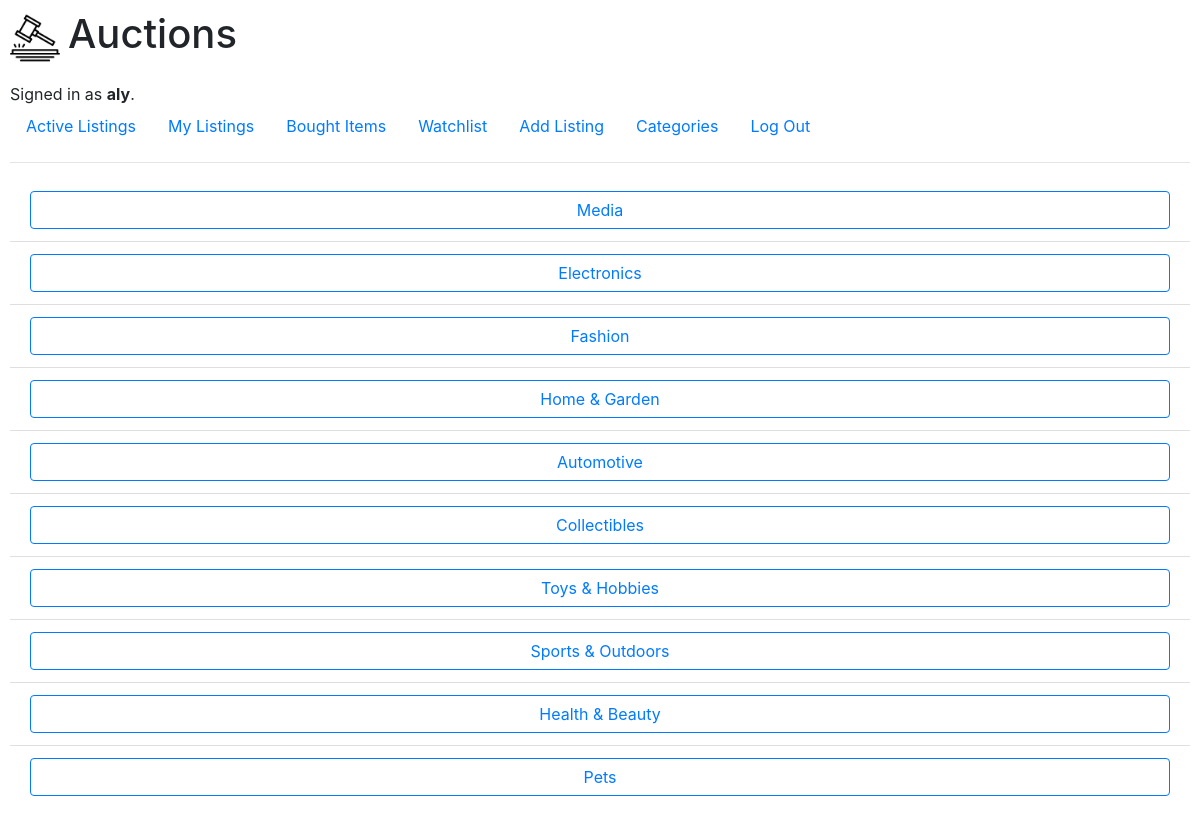
Page /categories/ (signed in) on the committed database.
### auctions/models.py (models this page shows, shortened)
class User(AbstractUser):
    pass

class Category(models.Model):
    name = models.CharField(max_length=64)

### auctions/views.py (the view)
def categories(request):
    categories = Category.objects.all()
    return render(request, "auctions/categories.html", {"categories": categories})

### auctions/templates/auctions/categories.html
{% extends "auctions/layout.html" %}
{% block body %}
<ul class="list-group list-group-flush">
    {% for category in categories %}
    <li class="list-group-item d-flex justify-content-center align-items-center">
        <a href="{% url 'category_listing' category.id %}" class="btn btn-outline-primary w-100">{{category.name}}</a>
    </li>
    {% endfor %}
</ul>
{% endblock %}

### auctions/templates/auctions/layout.html (shortened to what this page needs)
{% load static %}
<!DOCTYPE html>
<html lang="en">
<head>
    <link rel="stylesheet" href="https://stackpath.bootstrapcdn.com/bootstrap/4.4.1/css/bootstrap.min.css"
>
    <link href="{% static 'auctions/styles.css' %}" rel="stylesheet">
</head>
<body>
    <div class="d-flex align-items-center mb-3">
        <img src="{% static 'auctions/icon.png' %}" alt="logo" class="mr-2" height="50px">
        <h1>Auctions</h1>
    </div>
    <div>
        {% if user.is_authenticated %}
        Signed in as <strong>{{ user.username }}</strong>.
        {% else %}
        Not signed in.
        {% endif %}
    </div>
    <ul class="nav">
        <li class="nav-item">
            <a class="nav-link" href="{% url 'index' %}">Active Listings</a>
        </li>
        {% if user.is_authenticated %}
        <li class="nav-item">
            <a class="nav-link" href="{% url 'active_listings' user.username %}">My Listings</a>
        </li>
        <li class="nav-item">
            <a class="nav-link" href="{% url 'bought_items' %}">Bought Items</a>
        </li>
        <li class="nav-item">
            <a class="nav-link" href="{% url 'watchlist' %}">Watchlist</a>
        </li>
        <li class="nav-item">
            <a class="nav-link" href="{% url 'add' %}">Add Listing</a>
        </li>
        <li class="nav-item">
            <a class="nav-link" href="{% url 'categories' %}">Categories</a>
        </li>
        <li class="nav-item">
            <a class="nav-link" href="{% url 'logout' %}">Log Out</a>
        </li>
        {% endif %}
    </ul>
    <hr>
    {% block body %}
    {% endblock %}
</body>
</html>

### auctions/static/auctions/styles.css (style rules this page uses)
body { padding: 10px; }

### rows in the picture
User: username "aly"
Category: name "Media"
Category: name "Electronics"
Category: name "Fashion"
Category: name "Home & Garden"
Category: name "Automotive"
Category: name "Collectibles"
Category: name "Toys & Hobbies"
Category: name "Sports & Outdoors"
Category: name "Health & Beauty"
Category: name "Pets"
